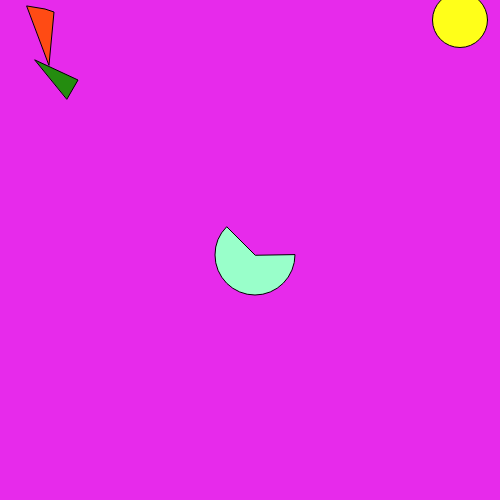
Frame 1 (no input)
Frame 60 (no input): identical to frame 1, image omitted
Frame 120 (the mouse pressed at the canvas centre since frame 60): identical to frame 1, image omitted

The p5.js sketch that drew this single still picture (run headless with seeded random() and noise() and a simulated clock; from frame 60 on, the mouse is pressed at the canvas centre):

// p5.js sketch
// ── sketch.js
function setup() {
  createCanvas(500, 500);
}

function draw() {
  background('#E72AEB');
	fill(255, 255, 25);
	ellipse(460, 20, 55, 55);
	colorMode(HSB);
	fill(110, 89, 55, 89);
	triangle(35, 60, 78, 80, 67, 99);
	colorMode(RGB);
	fill(255, 75, 20);
	quad(49, 65, 54, 12, 45, 9, 27, 6);
	fill('#99FFCA');
	arc(255, 255, 80, 80, 0, PI + QUARTER_PI, PIE);
}
